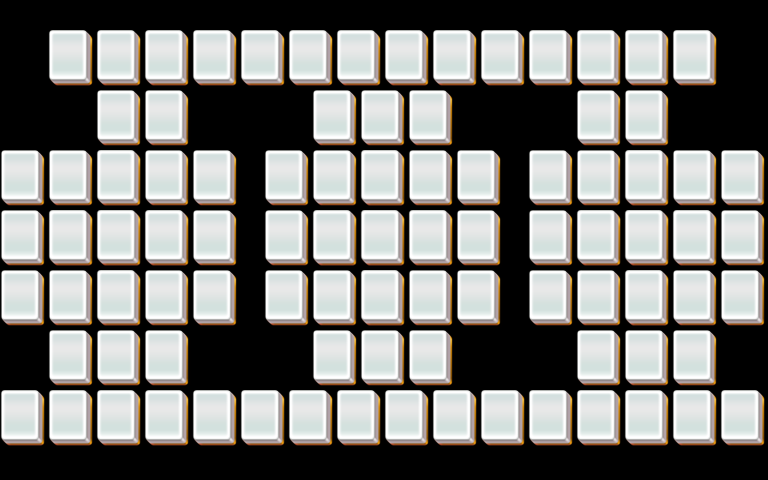

This is a level from a 2D game, rendered from its Tiled map with the project's own tilesets. A one-line summary and the map file follow, with tile-layer data summarised:
An orthogonal 32x16 tile map with 24x30 px tiles, 5 tile layers (layer1, layer2, layer3, layer4, ...).

<map version="1.0" orientation="orthogonal" width="32" height="16" tilewidth="24" tileheight="30">
 <properties>
  <property name="species" value="20" />
 </properties>
 <tileset firstgid="1" name="mahjong" tilewidth="48" tileheight="60">
  <image source="mahjong.png" width="48" height="60" />
 </tileset>
 <layer name="layer1" width="32" height="16">
  <data>[512 cells, 91 non-empty, 1 distinct tile ids]</data>
 </layer>
 <layer name="layer2" width="32" height="16">
  <data>[512 cells, 45 non-empty, 1 distinct tile ids]</data>
 </layer>
 <layer name="layer3" width="32" height="16">
  <data>[512 cells, 15 non-empty, 1 distinct tile ids]</data>
 </layer>
 <layer name="layer4" width="32" height="16">
  <data>[512 cells, 3 non-empty, 1 distinct tile ids]</data>
 </layer>
 <layer name="layer5" width="32" height="16">
  <data>[512 cells, 0 non-empty, 0 distinct tile ids]</data>
 </layer>
</map>
